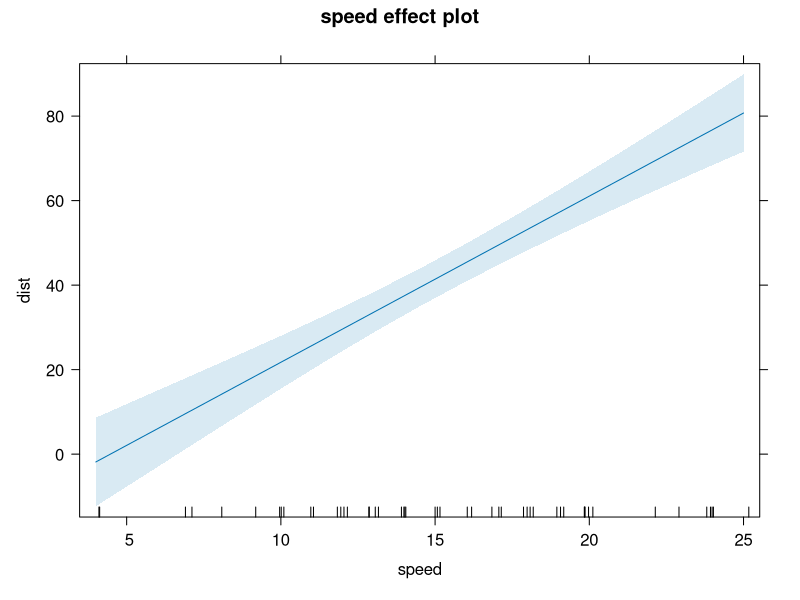
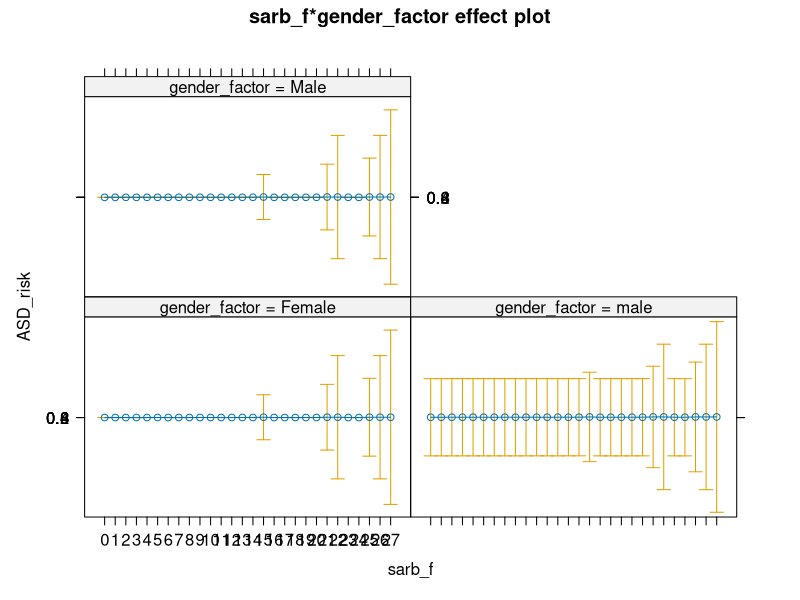

Reproduce these figures in R, in order.
## ---- chunk 1
options(stringsAsFactors = FALSE)
library(kableExtra)
adosm1 <- read.csv('../datasets/adosm1_scored.csv', stringsAsFactors = FALSE)
## ---- chunk 2

mean(cars$speed, na.rm = TRUE)
median(cars$dist, na.rm = TRUE)
sd(cars$speed, na.rm = TRUE)

summary(cars)
## ---- chunk 3
cor.test(mtcars$wt, mtcars$disp)
## ---- chunk 4
linearMod <-lm(dist ~ speed, cars)
print(linearMod)
## ---- chunk 5
# create effects object
eff <- effects::Effect('speed', linearMod)
eff
plot(eff)
## ---- chunk 6
adosm1$ASD_risk <- as.factor(adosm1$recruitment_group == 'ASD risk')
adosm1$sarb_f <- as.factor(adosm1$ados_sarb_total)
adosm1$gender_factor <- as.factor(adosm1$gender)
adosm1$recruitment_group_f <- as.factor(adosm1$recruitment_group)
logMod <- 
  glm(ASD_risk ~ sarb_f +  gender_factor,
      adosm1, family = 'binomial')
logMod

plot(effects::Effect(c('sarb_f', 'gender_factor'), logMod))
